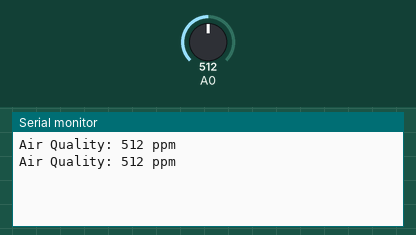
Recording of a sketch running on a simulated Arduino Uno, built with avr-gcc and run on an emulated ATmega328P. On the bench: the last lines printed to the serial monitor. The inputs (shaded band) are chosen by the test bench; at power-on: A0 = 512.

Above: at 1.8 s.
1.9 s: A0 set to 716
At 2.6 s:
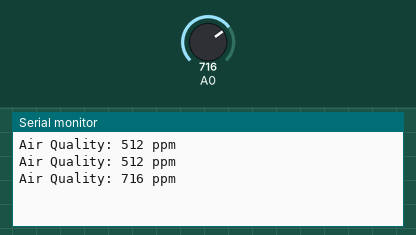
3.4 s: A0 set to 900
At 4.8 s:
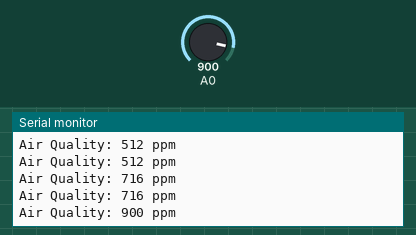
Timing chart, 0 to 6.4 s (numbered marks = the images above; inputs shaded):
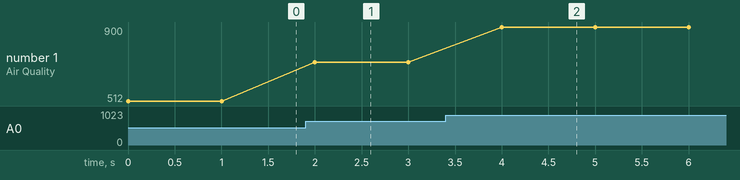

The sketch:

MQ135.ino
```cpp
int sensorValue;
void setup() {
  // put your setup code here, to run once:
  Serial.begin(9600);
}

void loop() {
  // put your main code here, to run repeatedly:
  sensorValue = analogRead(0); // read analog input pin 0
  Serial.print("Air Quality: ");
  Serial.print(sensorValue, DEC);  // prints the value read
  Serial.println(" ppm");
  delay(1000);
}
```

Measured:
- after the input at 1.9 s, the serial monitor: prints a new line after 0.10 s (image 1)
- after the input at 3.4 s, the serial monitor: prints a new line after 0.60 s (image 2)
- plotted number 1: 512 → 716 after the input at 1.9 s, 716 → 900 after the input at 3.4 s
